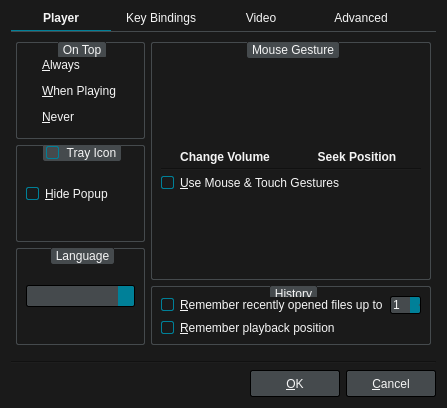
<?xml version="1.0" encoding="UTF-8"?>
<ui version="4.0">
 <class>PreferencesDialog</class>
 <widget class="QDialog" name="PreferencesDialog">
  <property name="geometry">
   <rect>
    <x>0</x>
    <y>0</y>
    <width>447</width>
    <height>408</height>
   </rect>
  </property>
  <property name="windowTitle">
   <string>Preferences</string>
  </property>
  <property name="styleSheet">
   <string notr="true">QWidget {
	font: 12px &quot;Noto Sans&quot;, &quot;FreeSans&quot;;
	background: #1A1A1A;
	color: whitesmoke;
}

/* QHeaderView for QTableWidget has to be set here */

QTableWidget QHeaderView::section {
	padding: 4px 2px;
	background: #454A4D;
	border: 1px solid #212121;
}

/* QRadioButton */

QRadioButton::indicator {
	width: 6px;
	height: 6px;
	border-radius: 5px;
	padding: 2px;
}
QRadioButton::indicator:unchecked {
	border: 1px solid whitesmoke;
	image: none;
}
QRadioButton::indicator:checked {
	border: 1px solid #008098;
	image: url(:/img/selected.svg);
}

/* QCheckBox */

QCheckBox::indicator,
QGroupBox::indicator{
	width: 11px;
	height: 11px;
	border: 1px solid #008098;
	border-radius: 2px;
}
QCheckBox::indicator:unchecked,
QGroupBox::indicator:unchecked {
	border: 1px solid whitesmoke;
	background: #1A1A1A;
	image: none;
}
QCheckBox::indicator:checked,
QGroupBox::indicator:checked {
	border: 1px solid #008098;
	background: #008098;
	image: url(:/img/checked.svg);
}

/* QComboBox */

QComboBox {
	background: #454A4D;
	border: 1px solid #000;
	border-radius: 2px;
	padding: 2px;
}
QComboBox:focus {
	border: 1px solid #008098;
}
QComboBox::drop-down {
	background: #008098;
	border-top-right-radius: 2px;
	border-bottom-right-radius: 2px;
}
QComboBox::down-arrow {
	image: url(:/img/down-arrow.svg);
}

/* QLineEdit */

QLineEdit {
	background: #000;
	border: 1px solid #454A4D;
	padding: 2px;
}
QLineEdit:focus {
	border: 1px solid #008098;
}

/* QPushButton */

QPushButton {
	background: #454A4D;
	border: 1px solid #000;
	border-radius: 2px;
	color: whitesmoke;
	min-width: 76px;
	min-height: 17px;
	padding: 4px 6px;
}
QPushButton:focus {
	border: 1px solid #008098;
	outline: none;
}
QPushButton:pressed {
	background: #2E3133;
}
QPushButton:disabled {
	background: transparent;
	border: 1px solid #454A4D;
	color: #6F6F6F;
}

/* QSpinBox */

QSpinBox {
	background: #454A4D;
	border: 1px solid #000;
	border-radius: 2px;
}
QSpinBox:focus {
	border: 1px solid #008098;
}
QSpinBox::disabled {
	color: #6F6F6F;
}
QSpinBox::up-button,
QSpinBox::down-button {
	background: #008098;
	border: none;
	border-top-right-radius: 2px;
	border-bottom-right-radius: 2px;
	width: 10px;
}
QSpinBox::up-arrow {
	background: url(:/img/up-arrow.svg);
}
QSpinBox::down-arrow {
	background: url(:/img/down-arrow.svg);
}

/* QGroupBox */

QGroupBox {
	border: 1px solid #454A4D;
	border-radius: 2px;
	margin-top: 0.5em;
}
QGroupBox::title {
	subcontrol-origin: margin;
	subcontrol-position: top center;
	background: #454A4D;
	border: 1px solid #454A4D;
	border-radius: 2px;
	padding: 0 2px;
}

/* QScrollBar */

QScrollBar:vertical {
	padding-left: 1px;
	width: 6px;
}
QScrollBar::handle:vertical {
	background: #008098;
	border-radius: 2px;
	min-height: 10px;
}
QScrollBar::add-line:vertical,
QScrollBar::sub-line:vertical {
	border: none;
}
QScrollBar::add-page:vertical,
QScrollBar::sub-page:vertical  {
	background: #383838;
	margin: 0 2px;
}
QScrollBar::up-arrow:vertical,
QScrollBar::down-arrow:vertical {
	background: transparent;
}

QScrollBar:horizontal {
	height: 6px;
	padding-top: 1px;
}
QScrollBar::handle:horizontal {
	background: #008098;
	border-radius: 2px;
	min-width: 10px;
}
QScrollBar::add-line:horizontal,
QScrollBar::sub-line:horizontal {
	border: none;
}
QScrollBar::add-page:horizontal,
QScrollBar::sub-page:horizontal {
	background: #383838;
	margin: 2px 0;
}
QScrollBar::left-arrow:horizontal,
QScrollBar::right-arrow:horizontal {
	background: transparent;
}</string>
  </property>
  <layout class="QVBoxLayout" name="verticalLayout_12">
   <item>
    <widget class="QTabWidget" name="tabWidget">
     <property name="styleSheet">
      <string notr="true">QTabWidget::pane { /* The tab widget frame */
	border-top: 1px solid #454A4D;
	padding: 5px 0px;
}

QTabWidget::tab-bar { alignment: center; }

/* Style the tab using the tab sub-control. Note that
    it reads QTabBar _not_ QTabWidget */
QTabBar::tab {
	border-style: none;
	padding-bottom: 5px;
	min-width: 100px;
}
QTabBar::tab:selected {
	border-bottom: 1px solid #008098;
	font-weight: bold;
}
QTabBar::tab:!selected {
	font-weight: normal;
	margin-bottom: 1px;
}</string>
     </property>
     <property name="currentIndex">
      <number>0</number>
     </property>
     <widget class="QWidget" name="tab">
      <attribute name="title">
       <string>Player</string>
      </attribute>
      <layout class="QHBoxLayout" name="horizontalLayout_5">
       <property name="leftMargin">
        <number>5</number>
       </property>
       <property name="topMargin">
        <number>5</number>
       </property>
       <property name="rightMargin">
        <number>5</number>
       </property>
       <property name="bottomMargin">
        <number>5</number>
       </property>
       <item>
        <layout class="QVBoxLayout" name="verticalLayout">
         <item>
          <widget class="QGroupBox" name="groupBox">
           <property name="title">
            <string>On Top</string>
           </property>
           <layout class="QVBoxLayout" name="verticalLayout_2">
            <item>
             <widget class="QRadioButton" name="alwaysRadioButton">
              <property name="text">
               <string>&amp;Always</string>
              </property>
             </widget>
            </item>
            <item>
             <widget class="QRadioButton" name="playingRadioButton">
              <property name="text">
               <string>&amp;When Playing</string>
              </property>
             </widget>
            </item>
            <item>
             <widget class="QRadioButton" name="neverRadioButton">
              <property name="text">
               <string>&amp;Never</string>
              </property>
             </widget>
            </item>
           </layout>
          </widget>
         </item>
         <item>
          <widget class="QGroupBox" name="groupBox_2">
           <property name="title">
            <string>Tray Icon</string>
           </property>
           <property name="checkable">
            <bool>true</bool>
           </property>
           <layout class="QVBoxLayout" name="verticalLayout_3">
            <item>
             <widget class="QCheckBox" name="hidePopupCheckBox">
              <property name="text">
               <string>&amp;Hide Popup</string>
              </property>
             </widget>
            </item>
           </layout>
          </widget>
         </item>
         <item>
          <widget class="QGroupBox" name="groupBox_6">
           <property name="title">
            <string>Language</string>
           </property>
           <layout class="QHBoxLayout" name="horizontalLayout_3">
            <item>
             <widget class="QComboBox" name="langComboBox">
              <property name="sizePolicy">
               <sizepolicy hsizetype="Expanding" vsizetype="Fixed">
                <horstretch>0</horstretch>
                <verstretch>0</verstretch>
               </sizepolicy>
              </property>
             </widget>
            </item>
           </layout>
          </widget>
         </item>
        </layout>
       </item>
       <item>
        <layout class="QVBoxLayout" name="verticalLayout_9">
         <item>
          <widget class="QGroupBox" name="groupBox_4">
           <property name="title">
            <string>Mouse Gesture</string>
           </property>
           <layout class="QVBoxLayout" name="verticalLayout_7">
            <property name="spacing">
             <number>4</number>
            </property>
            <item>
             <spacer name="verticalSpacer_2">
              <property name="orientation">
               <enum>Qt::Vertical</enum>
              </property>
              <property name="sizeHint" stdset="0">
               <size>
                <width>20</width>
                <height>40</height>
               </size>
              </property>
             </spacer>
            </item>
            <item>
             <layout class="QHBoxLayout" name="horizontalLayout_7">
              <item>
               <layout class="QVBoxLayout" name="verticalLayout_10">
                <item>
                 <widget class="QLabel" name="label_7">
                  <property name="pixmap">
                   <pixmap resource="../rsclist.qrc">:/img/gesture_volume.svg</pixmap>
                  </property>
                 </widget>
                </item>
                <item>
                 <widget class="QLabel" name="label_8">
                  <property name="styleSheet">
                   <string notr="true">QLabel {
	font-weight: bold;
}</string>
                  </property>
                  <property name="text">
                   <string>Change Volume</string>
                  </property>
                  <property name="alignment">
                   <set>Qt::AlignCenter</set>
                  </property>
                 </widget>
                </item>
               </layout>
              </item>
              <item>
               <layout class="QVBoxLayout" name="verticalLayout_11">
                <item>
                 <widget class="QLabel" name="label_4">
                  <property name="pixmap">
                   <pixmap resource="../rsclist.qrc">:/img/gesture_seek.svg</pixmap>
                  </property>
                 </widget>
                </item>
                <item>
                 <widget class="QLabel" name="label_9">
                  <property name="styleSheet">
                   <string notr="true">QLabel {
	font-weight: bold;
}</string>
                  </property>
                  <property name="text">
                   <string>Seek Position</string>
                  </property>
                  <property name="alignment">
                   <set>Qt::AlignCenter</set>
                  </property>
                 </widget>
                </item>
               </layout>
              </item>
             </layout>
            </item>
            <item>
             <widget class="Line" name="line_2">
              <property name="orientation">
               <enum>Qt::Horizontal</enum>
              </property>
             </widget>
            </item>
            <item>
             <widget class="QCheckBox" name="gestureCheckBox">
              <property name="text">
               <string>&amp;Use Mouse &amp;&amp; Touch Gestures</string>
              </property>
             </widget>
            </item>
            <item>
             <spacer name="verticalSpacer_3">
              <property name="orientation">
               <enum>Qt::Vertical</enum>
              </property>
              <property name="sizeHint" stdset="0">
               <size>
                <width>20</width>
                <height>40</height>
               </size>
              </property>
             </spacer>
            </item>
           </layout>
          </widget>
         </item>
         <item>
          <widget class="QGroupBox" name="groupBox_5">
           <property name="title">
            <string>History</string>
           </property>
           <layout class="QVBoxLayout" name="verticalLayout_6">
            <item>
             <layout class="QHBoxLayout" name="horizontalLayout_6">
              <item>
               <widget class="QCheckBox" name="recentCheckBox">
                <property name="text">
                 <string>&amp;Remember recently opened files up to</string>
                </property>
               </widget>
              </item>
              <item>
               <widget class="QSpinBox" name="recentSpinBox">
                <property name="minimum">
                 <number>1</number>
                </property>
                <property name="maximum">
                 <number>20</number>
                </property>
               </widget>
              </item>
             </layout>
            </item>
            <item>
             <widget class="QCheckBox" name="resumeCheckBox">
              <property name="text">
               <string>&amp;Remember playback position</string>
              </property>
             </widget>
            </item>
           </layout>
          </widget>
         </item>
        </layout>
       </item>
      </layout>
     </widget>
     <widget class="QWidget" name="tab_3">
      <attribute name="title">
       <string>Key Bindings</string>
      </attribute>
      <layout class="QVBoxLayout" name="verticalLayout_5">
       <property name="leftMargin">
        <number>0</number>
       </property>
       <property name="topMargin">
        <number>0</number>
       </property>
       <property name="rightMargin">
        <number>0</number>
       </property>
       <property name="bottomMargin">
        <number>0</number>
       </property>
       <item>
        <widget class="QLabel" name="label_6">
         <property name="styleSheet">
          <string notr="true">QLabel {
	color: #6F6F6F;
}</string>
         </property>
         <property name="text">
          <string>Prefix a command with 'mpv' to make it run as an input command.</string>
         </property>
         <property name="wordWrap">
          <bool>true</bool>
         </property>
        </widget>
       </item>
       <item>
        <widget class="QTableWidget" name="infoWidget">
         <property name="styleSheet">
          <string notr="true">/* QHeaderView set under main stylesheet (QDialog) */

QTableWidget {
	border: 1px solid #212121;
	background: black;
}

QTableWidget::item {
	alternate-background-color: #141414;
}
QTableWidget::item:alternate {
    background: #141414;
}
QTableWidget::item:selected {
	background: #008098;
}</string>
         </property>
         <property name="editTriggers">
          <set>QAbstractItemView::NoEditTriggers</set>
         </property>
         <property name="tabKeyNavigation">
          <bool>false</bool>
         </property>
         <property name="showDropIndicator" stdset="0">
          <bool>false</bool>
         </property>
         <property name="alternatingRowColors">
          <bool>true</bool>
         </property>
         <property name="selectionMode">
          <enum>QAbstractItemView::SingleSelection</enum>
         </property>
         <property name="selectionBehavior">
          <enum>QAbstractItemView::SelectRows</enum>
         </property>
         <property name="sortingEnabled">
          <bool>true</bool>
         </property>
         <property name="cornerButtonEnabled">
          <bool>false</bool>
         </property>
         <attribute name="horizontalHeaderCascadingSectionResizes">
          <bool>false</bool>
         </attribute>
         <attribute name="horizontalHeaderHighlightSections">
          <bool>false</bool>
         </attribute>
         <attribute name="horizontalHeaderStretchLastSection">
          <bool>true</bool>
         </attribute>
         <attribute name="verticalHeaderVisible">
          <bool>false</bool>
         </attribute>
         <attribute name="verticalHeaderHighlightSections">
          <bool>false</bool>
         </attribute>
         <column>
          <property name="text">
           <string>Key</string>
          </property>
         </column>
         <column>
          <property name="text">
           <string>Command</string>
          </property>
         </column>
         <column>
          <property name="text">
           <string>Label</string>
          </property>
         </column>
        </widget>
       </item>
       <item>
        <layout class="QHBoxLayout" name="horizontalLayout_4">
         <item>
          <widget class="QPushButton" name="addKeyButton">
           <property name="styleSheet">
            <string notr="true">QPushButton {
    min-width: 40px;
}</string>
           </property>
           <property name="icon">
            <iconset resource="../rsclist.qrc">
             <normaloff>:/img/add.svg</normaloff>:/img/add.svg</iconset>
           </property>
          </widget>
         </item>
         <item>
          <widget class="QPushButton" name="removeKeyButton">
           <property name="enabled">
            <bool>false</bool>
           </property>
           <property name="styleSheet">
            <string notr="true">QPushButton {
    min-width: 40px;
}</string>
           </property>
           <property name="icon">
            <iconset resource="../rsclist.qrc">
             <normaloff>:/img/remove.svg</normaloff>:/img/remove.svg</iconset>
           </property>
          </widget>
         </item>
         <item>
          <widget class="QPushButton" name="editKeyButton">
           <property name="enabled">
            <bool>false</bool>
           </property>
           <property name="styleSheet">
            <string notr="true">QPushButton {
    min-width: 40px;
}</string>
           </property>
           <property name="icon">
            <iconset resource="../rsclist.qrc">
             <normaloff>:/img/edit.svg</normaloff>:/img/edit.svg</iconset>
           </property>
          </widget>
         </item>
         <item>
          <spacer name="horizontalSpacer_5">
           <property name="orientation">
            <enum>Qt::Horizontal</enum>
           </property>
           <property name="sizeHint" stdset="0">
            <size>
             <width>40</width>
             <height>20</height>
            </size>
           </property>
          </spacer>
         </item>
         <item>
          <widget class="QPushButton" name="resetKeyButton">
           <property name="styleSheet">
            <string notr="true">/* resetKeyButton */

QPushButton {
	background: #A51051;
	border: 1px solid #A51051;
}
QPushButton:focus {
	border: 1px solid #008098;
}
QPushButton:pressed {
	background: #650A32;
}</string>
           </property>
           <property name="text">
            <string>&amp;Reset All</string>
           </property>
          </widget>
         </item>
        </layout>
       </item>
      </layout>
     </widget>
     <widget class="QWidget" name="tab_2">
      <attribute name="title">
       <string>Video</string>
      </attribute>
      <layout class="QVBoxLayout" name="verticalLayout_4">
       <property name="leftMargin">
        <number>5</number>
       </property>
       <property name="topMargin">
        <number>5</number>
       </property>
       <property name="rightMargin">
        <number>5</number>
       </property>
       <property name="bottomMargin">
        <number>5</number>
       </property>
       <item>
        <layout class="QHBoxLayout" name="horizontalLayout">
         <item>
          <widget class="QCheckBox" name="autoFitCheckBox">
           <property name="text">
            <string>&amp;Auto-Fit Window:</string>
           </property>
          </widget>
         </item>
         <item>
          <widget class="QComboBox" name="comboBox">
           <property name="currentIndex">
            <number>2</number>
           </property>
           <item>
            <property name="text">
             <string>50%</string>
            </property>
           </item>
           <item>
            <property name="text">
             <string>75%</string>
            </property>
           </item>
           <item>
            <property name="text">
             <string>100%</string>
            </property>
           </item>
           <item>
            <property name="text">
             <string>200%</string>
            </property>
           </item>
          </widget>
         </item>
         <item>
          <spacer name="spacer">
           <property name="orientation">
            <enum>Qt::Horizontal</enum>
           </property>
           <property name="sizeHint" stdset="0">
            <size>
             <width>40</width>
             <height>20</height>
            </size>
           </property>
          </spacer>
         </item>
        </layout>
       </item>
       <item>
        <widget class="QGroupBox" name="groupBox_3">
         <property name="title">
          <string>Screenshot</string>
         </property>
         <layout class="QGridLayout" name="gridLayout">
          <item row="3" column="0">
           <widget class="QLabel" name="label_2">
            <property name="text">
             <string>File Name Template:</string>
            </property>
            <property name="alignment">
             <set>Qt::AlignRight|Qt::AlignTrailing|Qt::AlignVCenter</set>
            </property>
           </widget>
          </item>
          <item row="2" column="1">
           <widget class="QComboBox" name="formatComboBox">
            <item>
             <property name="text">
              <string>jpg</string>
             </property>
            </item>
            <item>
             <property name="text">
              <string>png</string>
             </property>
            </item>
            <item>
             <property name="text">
              <string>tga</string>
             </property>
            </item>
           </widget>
          </item>
          <item row="4" column="1">
           <widget class="QPushButton" name="changeButton">
            <property name="text">
             <string>&amp;Change...</string>
            </property>
           </widget>
          </item>
          <item row="2" column="0">
           <widget class="QLabel" name="label">
            <property name="text">
             <string>File Format:</string>
            </property>
            <property name="alignment">
             <set>Qt::AlignRight|Qt::AlignTrailing|Qt::AlignVCenter</set>
            </property>
           </widget>
          </item>
          <item row="3" column="1">
           <widget class="QLineEdit" name="templateLineEdit">
            <property name="text">
             <string>screenshot%#04n</string>
            </property>
           </widget>
          </item>
          <item row="4" column="0">
           <widget class="QLabel" name="label_3">
            <property name="text">
             <string>Default Save Location:</string>
            </property>
            <property name="alignment">
             <set>Qt::AlignRight|Qt::AlignTrailing|Qt::AlignVCenter</set>
            </property>
           </widget>
          </item>
          <item row="2" column="2">
           <spacer name="horizontalSpacer">
            <property name="orientation">
             <enum>Qt::Horizontal</enum>
            </property>
            <property name="sizeHint" stdset="0">
             <size>
              <width>40</width>
              <height>20</height>
             </size>
            </property>
           </spacer>
          </item>
          <item row="3" column="2">
           <spacer name="horizontalSpacer_2">
            <property name="orientation">
             <enum>Qt::Horizontal</enum>
            </property>
            <property name="sizeHint" stdset="0">
             <size>
              <width>40</width>
              <height>20</height>
             </size>
            </property>
           </spacer>
          </item>
          <item row="4" column="2">
           <spacer name="horizontalSpacer_3">
            <property name="orientation">
             <enum>Qt::Horizontal</enum>
            </property>
            <property name="sizeHint" stdset="0">
             <size>
              <width>40</width>
              <height>20</height>
             </size>
            </property>
           </spacer>
          </item>
          <item row="0" column="0">
           <widget class="QCheckBox" name="checkBox">
            <property name="text">
             <string>&amp;Always show the save window</string>
            </property>
           </widget>
          </item>
         </layout>
        </widget>
       </item>
       <item>
        <spacer name="verticalSpacer">
         <property name="orientation">
          <enum>Qt::Vertical</enum>
         </property>
         <property name="sizeHint" stdset="0">
          <size>
           <width>20</width>
           <height>40</height>
          </size>
         </property>
        </spacer>
       </item>
      </layout>
     </widget>
     <widget class="QWidget" name="tab_4">
      <attribute name="title">
       <string>Advanced</string>
      </attribute>
      <layout class="QVBoxLayout" name="verticalLayout_8">
       <item>
        <widget class="QGroupBox" name="groupBox_7">
         <property name="title">
          <string>Command Line</string>
         </property>
         <layout class="QGridLayout" name="gridLayout_2">
          <item row="0" column="0">
           <widget class="QLabel" name="label_5">
            <property name="text">
             <string>mpv msg-level:</string>
            </property>
           </widget>
          </item>
          <item row="0" column="1">
           <widget class="QComboBox" name="msgLvlComboBox">
            <property name="currentIndex">
             <number>5</number>
            </property>
            <item>
             <property name="text">
              <string>no</string>
             </property>
            </item>
            <item>
             <property name="text">
              <string>fatal</string>
             </property>
            </item>
            <item>
             <property name="text">
              <string>error</string>
             </property>
            </item>
            <item>
             <property name="text">
              <string>warn</string>
             </property>
            </item>
            <item>
             <property name="text">
              <string>info</string>
             </property>
            </item>
            <item>
             <property name="text">
              <string>status</string>
             </property>
            </item>
            <item>
             <property name="text">
              <string>v</string>
             </property>
            </item>
            <item>
             <property name="text">
              <string>debug</string>
             </property>
            </item>
            <item>
             <property name="text">
              <string>trace</string>
             </property>
            </item>
           </widget>
          </item>
          <item row="0" column="2">
           <spacer name="horizontalSpacer_4">
            <property name="orientation">
             <enum>Qt::Horizontal</enum>
            </property>
            <property name="sizeHint" stdset="0">
             <size>
              <width>40</width>
              <height>20</height>
             </size>
            </property>
           </spacer>
          </item>
         </layout>
        </widget>
       </item>
       <item>
        <spacer name="verticalSpacer_4">
         <property name="orientation">
          <enum>Qt::Vertical</enum>
         </property>
         <property name="sizeHint" stdset="0">
          <size>
           <width>20</width>
           <height>40</height>
          </size>
         </property>
        </spacer>
       </item>
      </layout>
     </widget>
    </widget>
   </item>
   <item>
    <widget class="Line" name="line">
     <property name="orientation">
      <enum>Qt::Horizontal</enum>
     </property>
    </widget>
   </item>
   <item>
    <layout class="QHBoxLayout" name="horizontalLayout_2">
     <item>
      <spacer name="spacer_3">
       <property name="orientation">
        <enum>Qt::Horizontal</enum>
       </property>
       <property name="sizeHint" stdset="0">
        <size>
         <width>40</width>
         <height>20</height>
        </size>
       </property>
      </spacer>
     </item>
     <item>
      <widget class="QPushButton" name="okButton">
       <property name="text">
        <string>&amp;OK</string>
       </property>
      </widget>
     </item>
     <item>
      <widget class="QPushButton" name="cancelButton">
       <property name="text">
        <string>&amp;Cancel</string>
       </property>
       <property name="default">
        <bool>true</bool>
       </property>
      </widget>
     </item>
    </layout>
   </item>
  </layout>
 </widget>
 <tabstops>
  <tabstop>tabWidget</tabstop>
  <tabstop>alwaysRadioButton</tabstop>
  <tabstop>playingRadioButton</tabstop>
  <tabstop>neverRadioButton</tabstop>
  <tabstop>groupBox_2</tabstop>
  <tabstop>hidePopupCheckBox</tabstop>
  <tabstop>langComboBox</tabstop>
  <tabstop>gestureCheckBox</tabstop>
  <tabstop>recentCheckBox</tabstop>
  <tabstop>recentSpinBox</tabstop>
  <tabstop>resumeCheckBox</tabstop>
  <tabstop>infoWidget</tabstop>
  <tabstop>addKeyButton</tabstop>
  <tabstop>removeKeyButton</tabstop>
  <tabstop>editKeyButton</tabstop>
  <tabstop>resetKeyButton</tabstop>
  <tabstop>autoFitCheckBox</tabstop>
  <tabstop>comboBox</tabstop>
  <tabstop>checkBox</tabstop>
  <tabstop>formatComboBox</tabstop>
  <tabstop>templateLineEdit</tabstop>
  <tabstop>changeButton</tabstop>
  <tabstop>msgLvlComboBox</tabstop>
  <tabstop>okButton</tabstop>
  <tabstop>cancelButton</tabstop>
 </tabstops>
 <resources>
  <include location="../rsclist.qrc"/>
 </resources>
 <connections/>
</ui>
